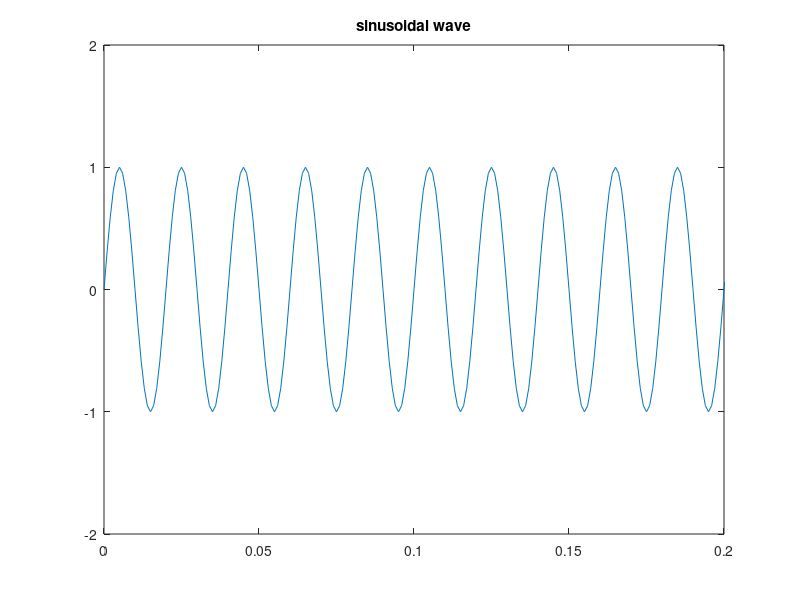
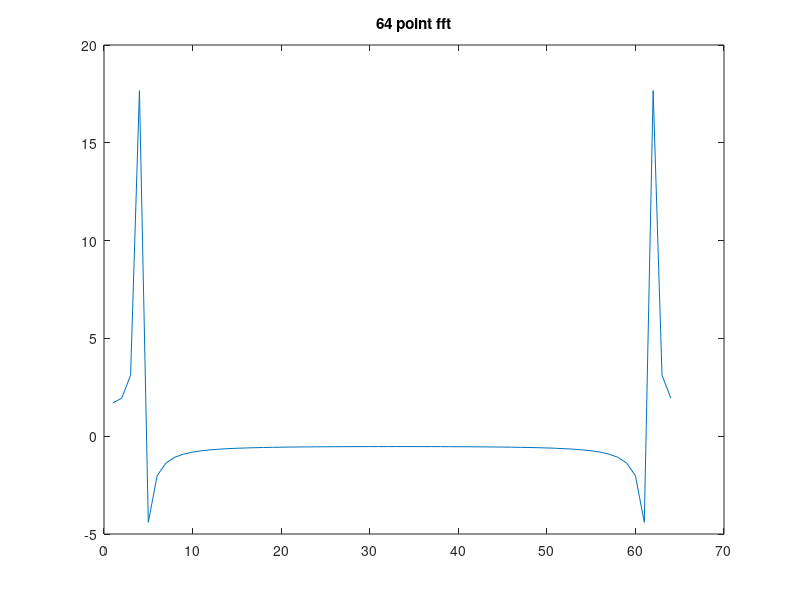
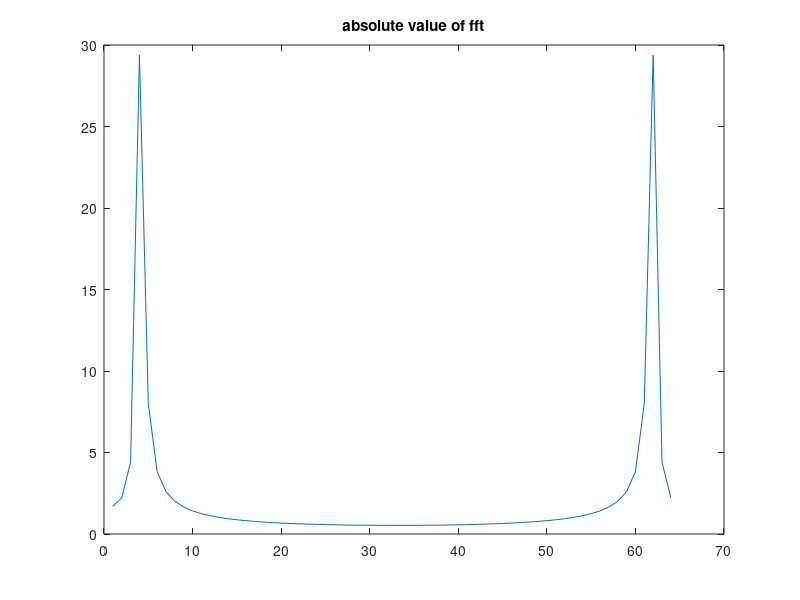
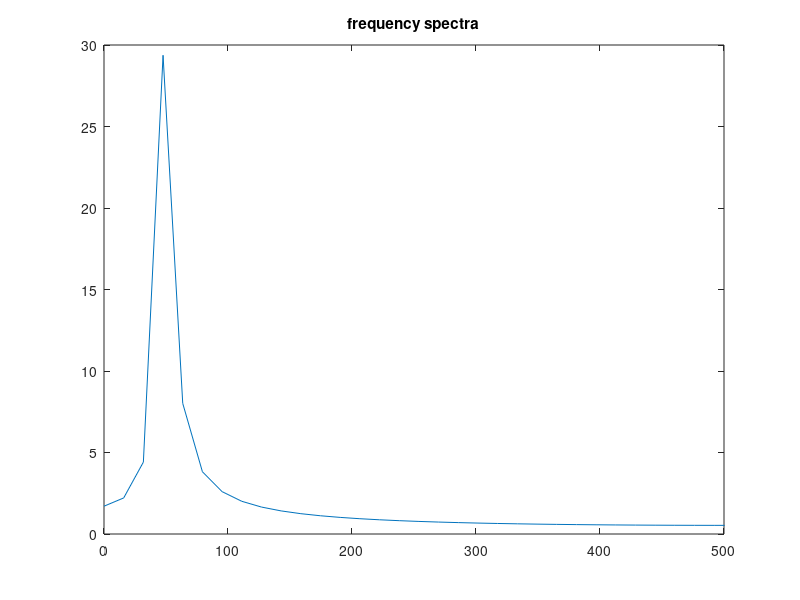

MATLAB code to generate these figures, in order:
close all;
clear;
fs = 1000;
t = 0:1/fs:1;
a = sin(2*pi*50*t);
plot(t,a),axis([0 0.2 -2 2]);
title('sinusoidal wave');
%64 point fft
b = fft(a,64);
figure,plot((1:64),b);
title('64 point fft');
c=abs(b);
figure,plot((1:64),c);
title('absolute value of fft');
t1=1000*linspace(0,1,64);
figure,plot(t1,c),axis([0 500 0 30]);
title('frequency spectra');
d=ifft(b);
figure,plot(t(1:64),d);
title('regenerated sine wave using inverse fft');
%512 point fft
b1 = fft(a,512);
figure,plot((1:512),b1);
title('512 point fft');
c1=abs(b1);
figure,plot((1:512),c1);
title('absolute value of fft');
t2=1000*linspace(0,1,512);
figure,plot(t2,c1),axis([0 500 0 200]);
title('frequency spectra');
d1=ifft(b1);
figure,plot(t(1:512),d1);
title('regenerated sine wave using inverse fft');